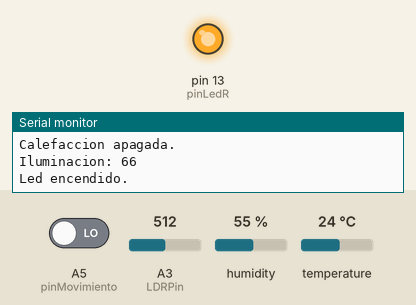
Recording of a sketch running on a simulated Arduino Uno, built with avr-gcc and run on an emulated ATmega328P. On the bench: output pins drawn as LEDs (lit = HIGH), the last lines printed to the serial monitor. The inputs (shaded band) are chosen by the test bench; at power-on: A3 (LDRPin) = 512, A5 (pinMovimiento) LOW, humidity 55 %, temperature 24 °C.

Above: at 1.2 s.
1.3 s: A3 (LDRPin) set to 596
3.2 s: A3 (LDRPin) set to 632
At 4.4 s:
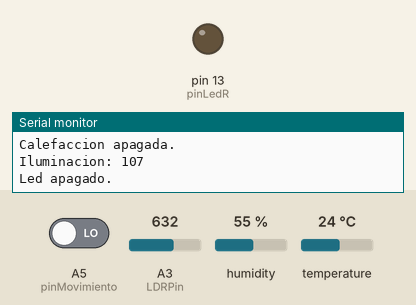
10.4 s: A3 (LDRPin) set to 511
At 12.2 s:
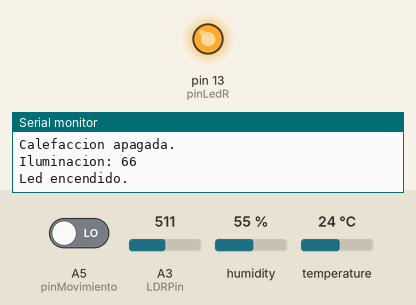
12.5 s: A3 (LDRPin) set to 716
At 13.6 s:
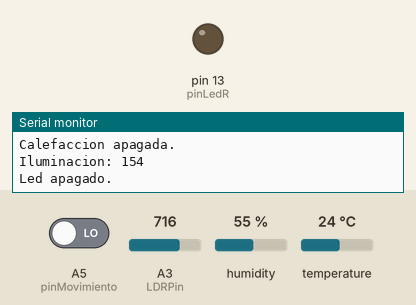
Timing chart, 0 to 15.5 s (numbered marks = the images above; inputs shaded):
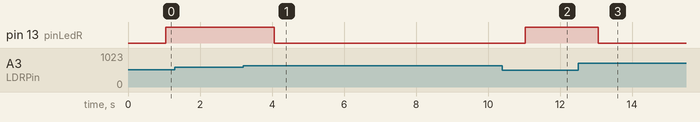

Measured:
- the behaviour switches between 614 and 615 on A3 (LDRPin) (found by bisection; images 0 and 1)
- after the input at 3.2 s, pin 13 (pinLedR): HIGH → LOW after 0.86 s
- after the input at 10.4 s, pin 13 (pinLedR): LOW → HIGH after 0.63 s
- after the input at 12.5 s, pin 13 (pinLedR): HIGH → LOW after 0.56 s

The sketch:

arduino_file.ino
```cpp
#include <Keypad.h>
#include <DHT.h>  // importar la Librerias Sensor temperatura y humedad
#include <DHT_U.h>

//------------------Configuracion del keypad-----------------------------------//
const byte ROWS = 4;
const byte COLS = 3;
char keys[ROWS][COLS] = {
  { '1', '2', '3' },
  { '4', '5', '6' },
  { '7', '8', '9' },
  { '#', '0', '*' }
};
byte rowPins[ROWS] = { 12, 11, 8, 7 };  //Filas(pines del 7,8 y 12, 13)
byte colPins[COLS] = { 6, 5, 4 };       //Columnas (pines del 4 al 6)
Keypad keypad = Keypad(makeKeymap(keys), rowPins, colPins, ROWS, COLS);


//--------------------Configuración de la clave codificada------------------------//
unsigned int claveCodificada[4] = { 5, 0, 2, 3 };  // password en memoria  para la key 7896
unsigned int claveIngresada[4];
unsigned int cantDigitosIngresados = 0;
unsigned int alarmaActivada = 0;
//------------------Variables para la función modulo-----------------------------//
unsigned int a = 2;
unsigned int b = 5;
unsigned int n = 7;
char key;


//-------------Configuración y variables del sensor de temperatura y humedad----------------//
int SENSOR = A4;  // pin DATA del DHT a pin digital 2
int TEMPERATURA;
int HUMEDAD;
DHT dht(SENSOR, DHT11);
int ventilacionActivada = 0;
int riegoActivado = 0;
int calefaccionActivada = 0;


//-------------------Variables y constantes del sensor de luz LDR----------------------------//
const long Roscuridad = 1000;  //Resistencia en oscuridad en KΩ
const int Rluz = 15;           //Resistencia a la luz (10 Lux) en KΩ
const int Rc = 10;             //Resistencia calibracion en KΩ
const int LDRPin = A3;         //Pin del LDR
int VOLTAJE;
int ILUMINACION;
int pinLedR = 13;

//----------------buzzer------------------------------//
int pinaltavoz = 3;
int frecuencia = 220;  // frecuencia correspondiente a la nota La


//--------------------Configuración sensor de movimiento------------------------//
int pinMovimiento = A5;
int movimientoDetectado = 0;


//-------------------Configuracion temporizador-----------------------------------//
unsigned long tiempoInicio;
const unsigned long tiempoEspera = 1000;

void setup() {
  // init comunicación serie a 9600 baudios (monitor serial)
  Serial.begin(9600);
  // Inicialización del sensor de temperatura y humedad
  dht.begin();
  //pinLedR como output
  pinMode(pinLedR, OUTPUT);
  //pinled sensor movimiento
  pinMode(pinMovimiento, INPUT);
}


void loop() {

  // -----------------------------alarma--------------------------------------//
  key = keypad.getKey();
  activarAlarma(key);

  detectarMovimiento();


  unsigned long tiempoActual = millis();  // Obtener el tiempo actual en milisegundos

  // Si el temporizador ha expirado, realizar una acción
  if (tiempoActual - tiempoInicio >= tiempoEspera) {
    // 1 - Si la alarma esta activada y se detecta movimiento se enciende la sirena
    // 2 - Caso contrato se leen los sensores
    if (alarmaActivada && movimientoDetectado == 1) {
      activarSirena();
    }

    // ----------------------------Fin alarma----------------------------
    else {


      //--------------------------------Activacion de calefaccion, ventilacion y sirena-----------------------------//
      TEMPERATURA = dht.readTemperature();  // Obtener valor de temperatura
      HUMEDAD = dht.readHumidity();         // Obtener valor de humedad
      activarCalefaccionVentilacion(TEMPERATURA, HUMEDAD);
      //---------------------------------------Activacion de calefaccion, ventilacion y sirena-----------------------------------------------//


      // -----------------------activacion de led----------------//
      VOLTAJE = analogRead(LDRPin);                                                            // Lee entrada analógica
      ILUMINACION = ((long)VOLTAJE * Roscuridad * 10) / ((long)Rluz * Rc * (1024 - VOLTAJE));  // Obtener valor de iluminación

      activarLed(ILUMINACION);

      // ---------------------------------activacion led----------------------------//


    }

    tiempoInicio = tiempoActual;  // Reiniciar el temporizador
    Serial.print("\r\n");
  }

}

// Definicion de funciones
int codificarClave(int digitoPlano) {
  return (a * digitoPlano + b) % n;
}

void activarAlarma(char key) {

  if (key) {
    int digito = atoi(&key);
    claveIngresada[cantDigitosIngresados] = codificarClave(digito);
    cantDigitosIngresados++;

    // Al ingresar 4 caracteres se validan con la clave codificada
    if (cantDigitosIngresados == 4) {

      if (claveIngresada[0] == claveCodificada[0] && claveIngresada[1] == claveCodificada[1] && claveIngresada[2] == claveCodificada[2] && claveIngresada[3] == claveCodificada[3]) {
        if (alarmaActivada == 1) {
          Serial.print("Alarma desactivada");
          Serial.print("\r\n");
          desactivarSirena();


          alarmaActivada = 0;
        } else {
          Serial.print("Alarma activada");
          Serial.print("\r\n");


          alarmaActivada = 1;
        }
      } else {
        Serial.print("Ingrese la contrasena nuevamente");
        Serial.print("\r\n");
      }
      cantDigitosIngresados = 0;
    }
  }
}

void activarSirena() {
  tone(pinaltavoz, frecuencia);
}
void desactivarSirena() {
  noTone(pinaltavoz);
}


void detectarMovimiento() {

  movimientoDetectado = digitalRead(pinMovimiento);  // lee valor sensor movimiento
}


void activarCalefaccionVentilacion(int TEMPERATURA, int HUMEDAD) {
  Serial.print("Temperatura: ");
  Serial.print(TEMPERATURA);
  Serial.print(" - Humedad: ");
  Serial.println(HUMEDAD);

  //tone(pinaltavoz,frecuencia) --> activacion altavoz
  //noTone(pinaltavoz) --> desactivacion altavoz
  if (TEMPERATURA > 50) {
    activarSirena();
    ventilacionActivada = 0;
    calefaccionActivada = 0;
  } else if (TEMPERATURA > 25 && HUMEDAD < 80 && movimientoDetectado) {
    desactivarSirena();
    ventilacionActivada = 1;
    calefaccionActivada = 0;
  } else if (TEMPERATURA >= 23 && HUMEDAD >= 80 && movimientoDetectado) {
    desactivarSirena();
    ventilacionActivada = 1;
    calefaccionActivada = 0;
  } else if (TEMPERATURA >= 18) {
    desactivarSirena();
    ventilacionActivada = 0;
    calefaccionActivada = 0;
  } else if (TEMPERATURA < 18 && movimientoDetectado) {
    desactivarSirena();
    ventilacionActivada = 0;
    calefaccionActivada = 1;
  }

  if (ventilacionActivada) {
    Serial.print("Ventilador encendido.");
  } else {
    Serial.print("Ventilador apagado.");
  }
  Serial.print("\r\n");

  if (calefaccionActivada) {
    Serial.print("Calefaccion encendida.");
  } else {
    Serial.print("Calefaccion apagada.");
  }
  Serial.print("\r\n");
}

void activarLed(int ILUMINACION) {
  Serial.print("Iluminacion: ");
  Serial.print(ILUMINACION);
  Serial.print("\r\n");

  if (ILUMINACION < 100) {
    analogWrite(pinLedR, 255);  //encendido
    Serial.print("Led encendido.");
  } else {
    Serial.print("Led apagado.");
    analogWrite(pinLedR, 0);
  }
  Serial.print("\r\n");
}
```
